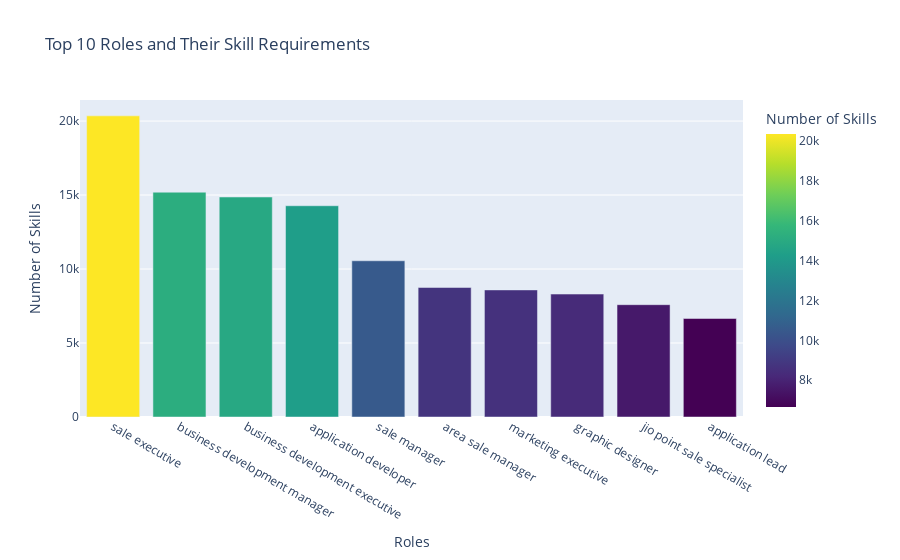

Source (notebook cell):
### Markdown cell above
**Skills vs Roles**

### Code cell
# Group by roles and aggregate skills
role_skills = df_pd.groupby('processed_roles')['extracted_skills'].apply(
    lambda x: ', '.join(x.dropna().astype(str))
).reset_index()

# Count the number of skills associated with each role
role_skills['skill_count'] = role_skills['extracted_skills'].str.split(', ').apply(len)

# Limit to the top 10 roles based on skill count
role_skills = role_skills.nlargest(10, 'skill_count')

# Extract the top 10 skills for each role
role_skills['top_skills'] = role_skills['extracted_skills'].apply(
    lambda x: ', '.join(pd.Series(x.split(', ')).value_counts().head(10).index)
)

# Create bar chart with skill tooltips
fig = px.bar(
    role_skills,
    x='processed_roles',
    y='skill_count',
    title="Top 10 Roles and Their Skill Requirements",
    color='skill_count',
    color_continuous_scale='viridis',
    labels={'processed_roles': 'Roles', 'skill_count': 'Number of Skills'},
    hover_data={'top_skills': True, 'skill_count': True}  # Add skills to tooltip
)

fig.update_traces(hovertemplate=(
    "<b>Role:</b> %{x}<br>" +
    "<b>Skill Count:</b> %{y}<br>" +
    "<b>Top Skills:</b> %{customdata[0]}"
))

fig.show()

### Figure 1 — Plotly figure (JSON) as saved in the notebook; plotly's stock layout.template omitted (floating-point values rounded to 4 significant figures)
{"data": [{"alignmentgroup": "True", "customdata": [["sale e, sale executive, executive activity, sale sale, sale m, business development, executive sale, sale market, sale marketing, cold calling"], ["business development, development m, development management, management b, management business, development b, b b, lead generation, sale m, sale b"], ["business development, development executive, e business, lead generation, development b, development development, sale b, development business, sale m, cold calling"], ["software development, application development, web service, life cycle, software testing, development life, sap abap, version control, sap hana, software engineer"], ["sale m, sale management, management sale, business development, sale sale, channel sale, sale e, management m, lead generation, team management"], ["area sale, sale m, sale management, sale sale, management sale, channel sale, management area, sale area, business development, sale channel"], ["marketing e, marketing executive, executive m, executive market, executive marketing, sale m, business development, sale market, sale marketing, marketing m"], ["graphic design, graphic designing, social medium, corel draw, design graphic, graphic graphic, software design, adobe creative, creative suite, graphic designer"], ["management m, customer experience, experience management, management c, merchandising retail, retail outlet, direct sale, cash management, management merchandising, management customer"], ["software development, e learning, machine learning, net mvc, asp net, learning algorithmsstatisticsdata, data analysis, project management, software engineer, software engineering"]], "hovertemplate": "<b>Role:</b> %{x}<br><b>Skill Count:</b> %{y}<br><b>Top Skills:</b> %{customdata[0]}", "legendgroup": "", "marker": {"color": [20352, 15192, 14868, 14276, 10558, 8754, 8588, 8308, 7591, 6659], "coloraxis": "coloraxis", "pattern": {"shape": ""}}, "name": "", "offsetgroup": "", "orientation": "v", "showlegend": false, "textposition": "auto", "type": "bar", "x": ["sale executive", "business development manager", "business development executive", "application developer", "sale manager", "area sale manager", "marketing executive", "graphic designer", "jio point sale specialist", "application lead"], "xaxis": "x", "y": [20352, 15192, 14868, 14276, 10558, 8754, 8588, 8308, 7591, 6659], "yaxis": "y"}], "layout": {"barmode": "relative", "coloraxis": {"colorbar": {"title": {"text": "Number of Skills"}}, "colorscale": [[0, "#440154"], [0.1111, "#482878"], [0.2222, "#3e4989"], [0.3333, "#31688e"], [0.4444, "#26828e"], [0.5556, "#1f9e89"], [0.6667, "#35b779"], [0.7778, "#6ece58"], [0.8889, "#b5de2b"], [1, "#fde725"]]}, "legend": {"tracegroupgap": 0}, "title": {"text": "Top 10 Roles and Their Skill Requirements"}, "xaxis": {"anchor": "y", "domain": [0, 1], "title": {"text": "Roles"}}, "yaxis": {"anchor": "x", "domain": [0, 1], "title": {"text": "Number of Skills"}}}}
